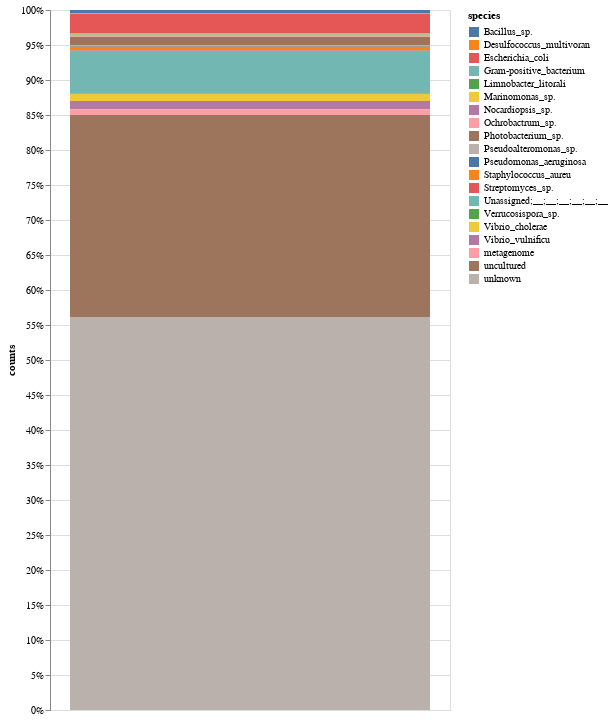

Notebook source saved alongside this figure:
### Code cell
alt.Chart(miseq_df3.reset_index().sort_values('counts', ascending=False).head(20)).mark_bar().encode(
    y=alt.Y('counts', stack="normalize"),
    color='species',
    tooltip=['species']
).properties(
    width=400,
    height=700
)

### Figure 1 — Vega-Lite specification as saved in the notebook (floating-point values rounded to 4 significant figures)
{"config": {"view": {"continuousWidth": 400, "continuousHeight": 300}}, "data": {"name": "data-c7d61caeeaf8c43d8e1777f2c32fca82"}, "mark": "bar", "encoding": {"color": {"field": "species", "type": "nominal"}, "tooltip": [{"field": "species", "type": "nominal"}], "y": {"field": "counts", "stack": "normalize", "type": "quantitative"}}, "height": 700, "width": 400, "$schema": "https://vega.github.io/schema/vega-lite/v4.17.0.json", "datasets": {"data-c7d61caeeaf8c43d8e1777f2c32fca82": [{"species": "unknown", "counts": 1033000.0}, {"species": "uncultured", "counts": 530900.0}, {"species": "Unassigned;__;__;__;__;__;__", "counts": 113700.0}, {"species": "Escherichia_coli", "counts": 51680.0}, {"species": "Photobacterium_sp.", "counts": 23220.0}, {"species": "Vibrio_vulnificu", "counts": 21970.0}, {"species": "Vibrio_cholerae", "counts": 17900.0}, {"species": "metagenome", "counts": 15100.0}, {"species": "Staphylococcus_aureu", "counts": 9021.0}, {"species": "Bacillus_sp.", "counts": 8652.0}, {"species": "Ochrobactrum_sp.", "counts": 3038.0}, {"species": "Gram-positive_bacterium", "counts": 2008.0}, {"species": "Pseudoalteromonas_sp.", "counts": 1571.0}, {"species": "Desulfococcus_multivoran", "counts": 1446.0}, {"species": "Pseudomonas_aeruginosa", "counts": 1426.0}, {"species": "Streptomyces_sp.", "counts": 1290.0}, {"species": "Limnobacter_litorali", "counts": 1106.0}, {"species": "Verrucosispora_sp.", "counts": 1046.0}, {"species": "Nocardiopsis_sp.", "counts": 1018.0}, {"species": "Marinomonas_sp.", "counts": 959.0}]}}
